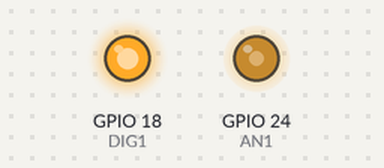
A program run on a simulated Raspberry Pi (BCM pin numbers). On the bench: output pins drawn as LEDs (lit = HIGH).

Above: at 1.05 s.
At 10.95 s:
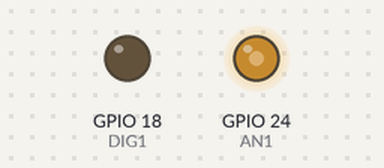
Timing chart, 0 to 12.5 s (numbered marks = the images above):
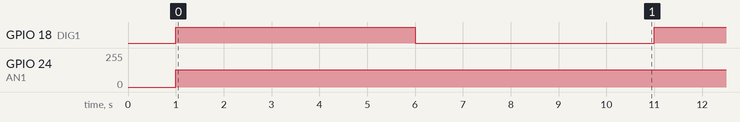

Measured:
- by itself, GPIO 18 (DIG1): alternates HIGH for 5.0 s and LOW for 5.0 s
- by itself, GPIO 24 (AN1): 0/255 → 128/255 at 1.0 s

The program:

22-04-19_171243.py
```python
import RPi.GPIO as GPIO # using RPi.GPIO module
from time import sleep # import function sleep for delay

GPIO.setmode(GPIO.BCM) # GPIO numbering
GPIO.setwarnings(False) # enable warning from GPIO

AN1 = 24 # set pwm1 pin on MDDS10 to GPIO 24
DIG1 = 18 # set dir1 pin on MDDS10 to GPIO 18

GPIO.setup(AN1, GPIO.OUT) # set pin as output
GPIO.setup(DIG1, GPIO.OUT) # set pin as output

sleep(1) # delay for 1 seconds
p1 = GPIO.PWM(AN1, 100) # set pwm for M1

try:
    while True:
        GPIO.output(DIG1, GPIO.HIGH) # set DIG1 as high, dir2 = forward
        p1.start(50) # set speed for M1, speed=0 - 100
        sleep(5)	 # delay for 1 seconds
        GPIO.output(DIG1, GPIO.LOW) # set DIG1 as low, DIR = backward
        p1.start(50) # set speed for M1, speed=0 - 100
        sleep(5) # delay for 1 seconds

except: # exit program when keyboard interrupt
	p1.start(0) # set speed M1=0
	
```
